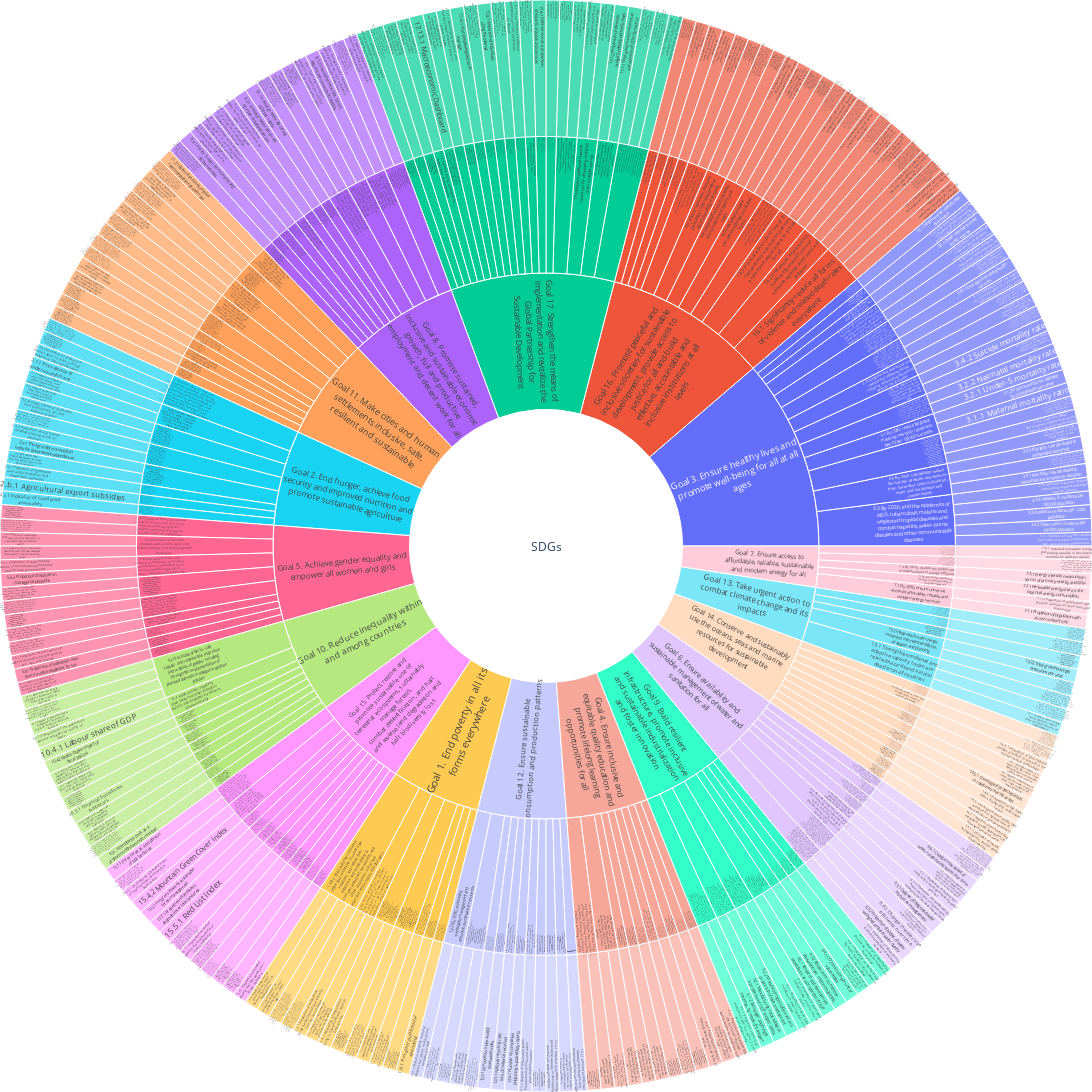

The notebook cell saved with this chart:
### Markdown cell above
# SUNBURST

### Code cell
# use a special line split for the sunburst chart
my_labels=[split_every_x_words(each,35) for each in my_topics['Goals and Targets']]
my_parents=[split_every_x_words(each,35) for each in my_topics['SDGs']]


fig =go.Figure(go.Sunburst(
    labels=np.array(my_labels),
    parents=np.array(my_parents),
    insidetextorientation='radial',
    hoverinfo= 'text',
    maxdepth=6, #visualize the full depth

))


fig.update_layout(margin = dict(t=0, l=0, r=0, b=0),
                 uniformtext=dict(minsize=12, ),#mode='show'
                 width=1800, height=1200,   # very large graphic
                 hoverlabel = dict(
                    bgcolor = '#faf8de' )#whatever format you want
                 )

fig.show()
fig.write_html("Overview_SDGs_sunburst.html")

### Figure 1 — Plotly figure (JSON) as saved in the notebook; plotly's stock layout.template omitted (floating-point values rounded to 4 significant figures; data arrays with more than 128 entries replaced by an {"elided": "..."} marker saying what was removed)
{"data": [{"hoverinfo": "text", "insidetextorientation": "radial", "labels": {"elided": "435 str values"}, "maxdepth": 6, "parents": {"elided": "435 str values"}, "type": "sunburst"}], "layout": {"height": 1200, "hoverlabel": {"bgcolor": "#faf8de"}, "margin": {"b": 0, "l": 0, "r": 0, "t": 0}, "uniformtext": {"minsize": 12}, "width": 1800}}
